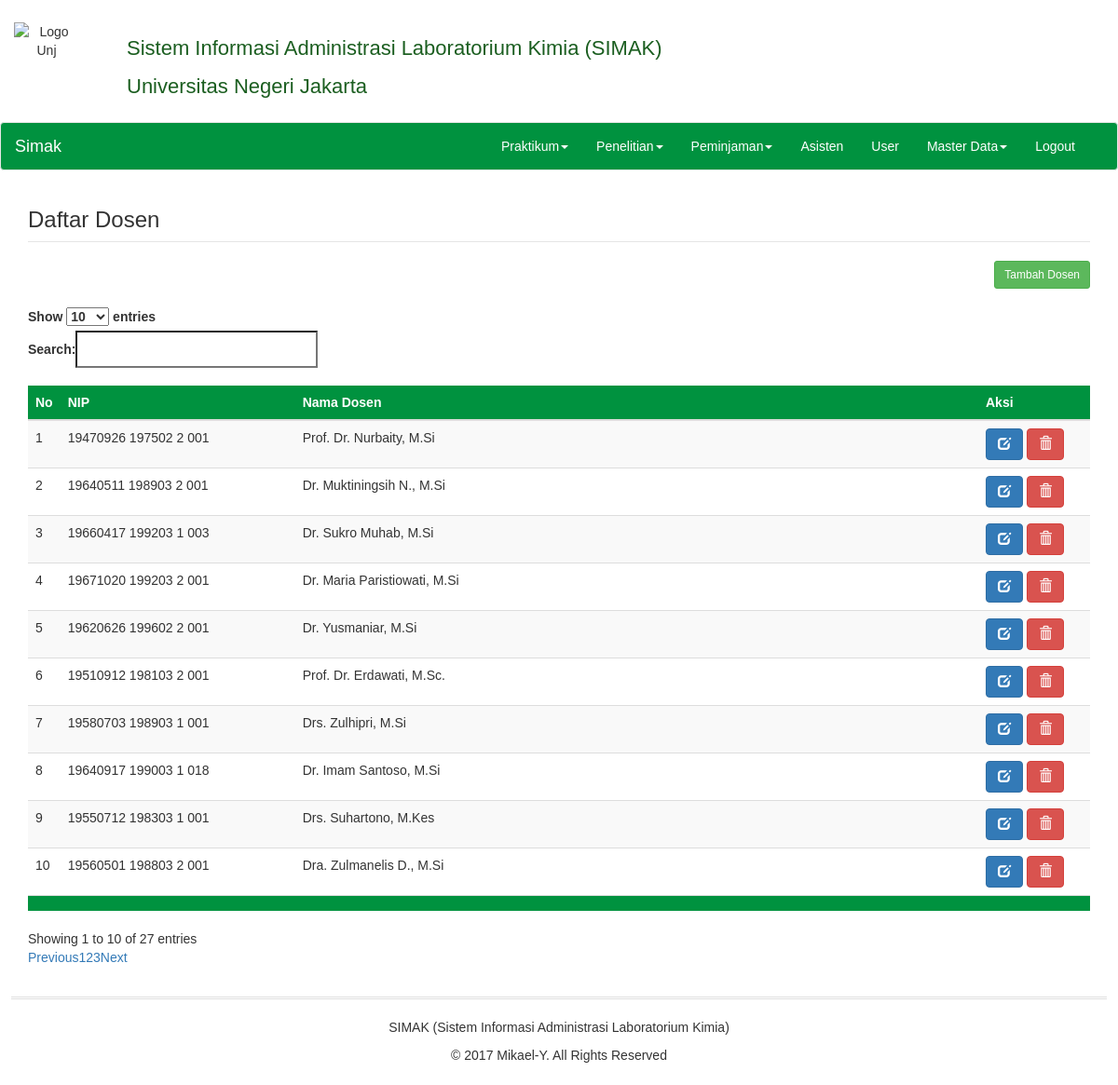
Page /index.php/admin/c_master_data/dosen on the committed database.
### tables this page shows
CREATE TABLE `dosen` (
  `id_dosen` int(5) NOT NULL AUTO_INCREMENT,
  `nama` varchar(50) NOT NULL,
  `nip` varchar(25) NOT NULL,
  PRIMARY KEY (`id_dosen`)
);

### application/views/admin/layout/konten.php (called while the page is built, shortened)
<?php
if($isi){
	$this->load->view($isi);
}

### application/views/admin/layout/wrapper.php (called while the page is built)
<?php
require_once('head.php');
require_once('header.php');
require_once('konten.php');
require_once('footer.php');

### application/controllers/admin/C_master_data.php (called while the page is built, shortened)
<?php
class C_master_data extends CI_Controller{
  function __construct(){
    $this->load->model('m_master_data');
    $this->load->model('m_user');
  }
  public function dosen() {
    $data = array (
      'title' => 'Dosen',
      'data'  => $this->m_master_data->data_dosen(),
      'isi'   => 'admin/master_data/v_dosen'
    );
    $this->load->view('admin/layout/wrapper', $data);
  }
}

### index.php (called while the page is built, shortened)
<?php
require_once BASEPATH.'core/CodeIgniter.php';

### application/models/M_master_data.php (called while the page is built, shortened)
<?php
class M_master_data extends CI_Model{
	public function data_dosen() {
		$this->db->from('dosen');
		$query = $this->db->get();
		return $query->result();
	}
}

### application/views/admin/master_data/v_dosen.php (the view)
<div class="container">
  <div class="row">
    <div class="col-md-12 col-xs-12">
      <legend><h3>Daftar Dosen</h3></legend>
      <?php echo anchor('admin/c_master_data/tambah_dosen', 'Tambah Dosen', array('class' => 'btn btn-success btn-sm', 'style' => 'margin-bottom: 20px; float: right')); ?>
    </div>
  </div>
  <div class="row">
    <div class="col-md-12 col-xs-12">
      <table class="table table-striped table-datatable">
        <thead>
        <tr>
          <th style="width: 10px">No</th>
          <th>NIP</th>
          <th>Nama Dosen</th>
          <th>Aksi</th>
        </tr>
        </thead>
        <tfoot>
          <tr>
            <th></th>
            <th></th>
            <th></th>
            <th></th>
          </tr>
        </tfoot>
        <tbody>
          <?php
            $no = 1;
            foreach ($data as $u) {
          ?>
          <tr>
            <td><?php echo $no++ ?></td>
            <td class="col-md-3"><?php echo $u->nip ?></td>
            <td class="col-md-10"><?php echo $u->nama ?></td>
            <td style="min-width: 120px">
              <a href="<?php echo base_url();?>admin/c_master_data/edit_dosen/<?php print($u->id_dosen);?>" title="Edit Data" class="btn btn-primary" data-toggle="tooltip" data-placement="bottom">
                <span class="glyphicon glyphicon-edit" />
              </a>
              <a href="<?php echo base_url();?>admin/c_master_data/do_delete_dosen/<?php print($u->id_dosen);?>" title="Delete" onClick="return confirm('Apakah anda yakin akan menghapus <?php print($u->nama); ?> dari daftar dosen?');" class="btn btn-danger" data-toggle="tooltip" data-placement="bottom">
                <span class="glyphicon glyphicon-trash" />
              </a>
            </td>
          </tr>
          <?php } ?>
        </tbody>
      </table>
    </div>
  </div>
</div>

### assets/css/style.css (style rules this page uses)
body { font-family: Helvetica, sans-serif; background-color: #eeeeee; }
th { background-color: #00923f; color: white; }

### rows in the picture
dosen: nip "19470926 197502 2 001", nama "Prof. Dr. Nurbaity, M.Si"
dosen: nip "19640511 198903 2 001", nama "Dr. Muktiningsih N., M.Si"
dosen: nip "19660417 199203 1 003", nama "Dr. Sukro Muhab, M.Si"
dosen: nip "19671020 199203 2 001", nama "Dr. Maria Paristiowati, M.Si"
dosen: nip "19620626 199602 2 001", nama "Dr. Yusmaniar, M.Si"
dosen: nip "19510912 198103 2 001", nama "Prof. Dr. Erdawati, M.Sc."
dosen: nip "19580703 198903 1 001", nama "Drs. Zulhipri, M.Si"
dosen: nip "19640917 199003 1 018", nama "Dr. Imam Santoso, M.Si"
dosen: nip "19550712 198303 1 001", nama "Drs. Suhartono, M.Kes"
dosen: nip "19560501 198803 2 001", nama "Dra. Zulmanelis D., M.Si"
